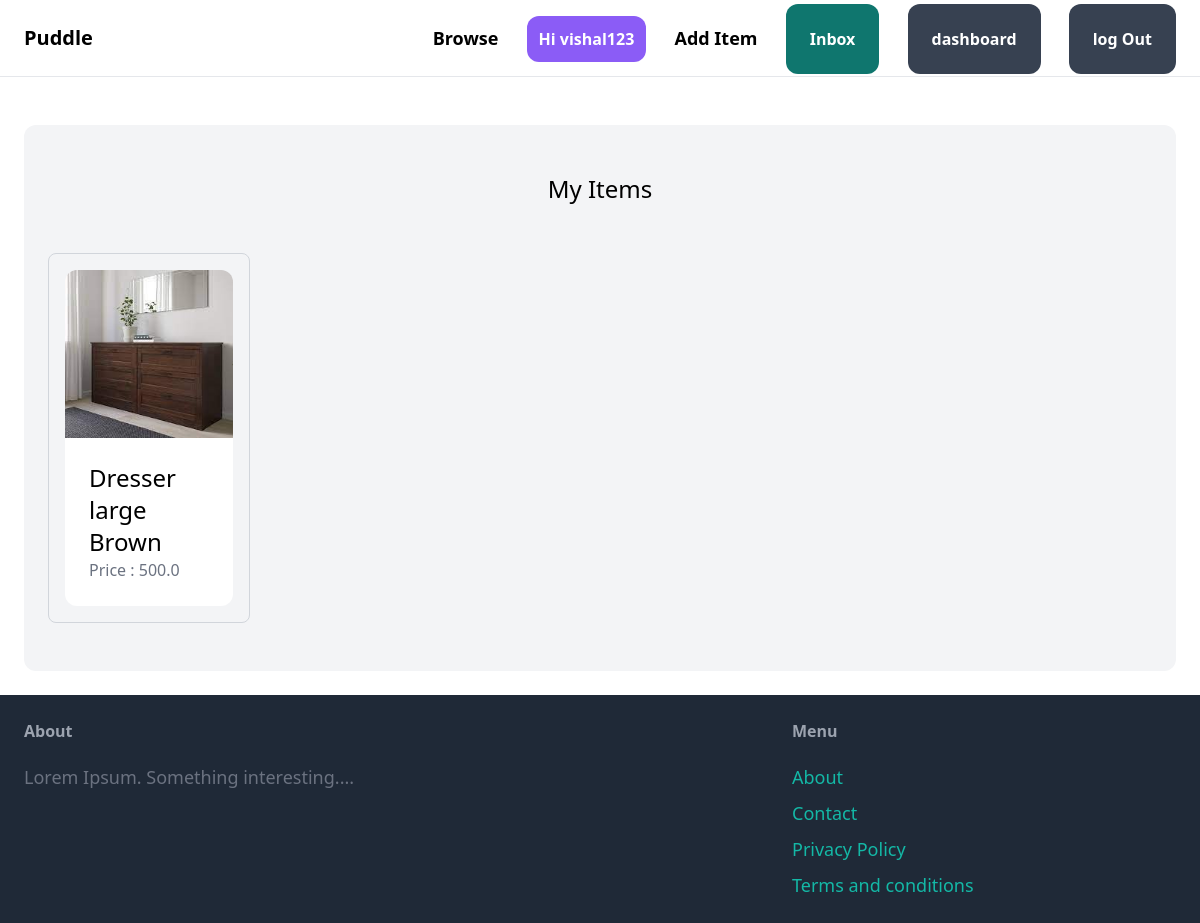
/dashboard/ (signed in), run on an earlier commit of the app's database.
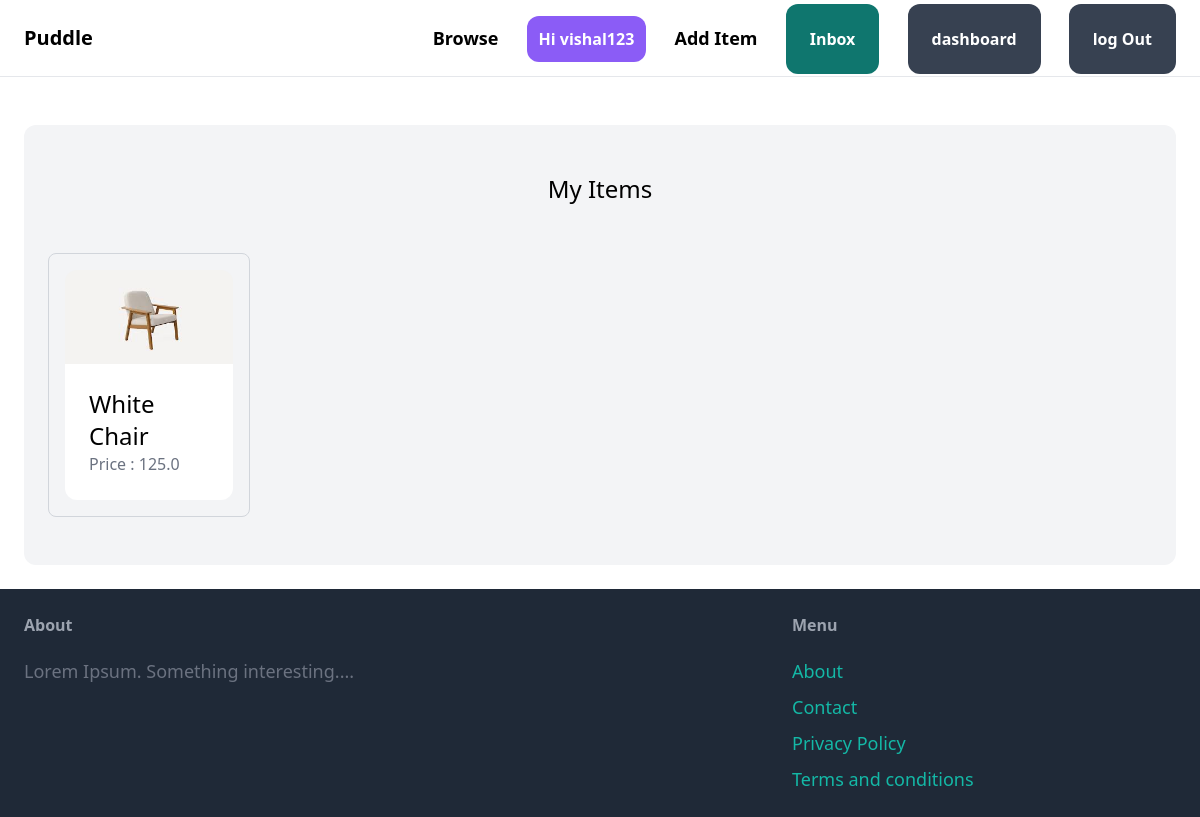
And on a later commit of the database.
### item/models.py (models this page shows, shortened)
class Item(models.Model):
    category = models.ForeignKey(Category, related_name='items', on_delete=models.CASCADE)
    name = models.CharField(max_length=255)
    description = models.TextField(blank=True, null= True)
    price = models.FloatField()
    image =models.ImageField(upload_to='item_images', null=True, blank=True)
    is_sold = models.BooleanField(default=False)
    created_at = models.DateTimeField(auto_now_add=True)
    created_by = models.ForeignKey(User, related_name='items', on_delete=models.CASCADE)
    class Meta:
        ordering = ('name',)

### dashboard/views.py (the view)
# urls.py: path('', views.index, name='index'),
@login_required
def index(request):
    items = Item.objects.filter(created_by=request.user)
    return render(request, 'dashboard/index.html', {
        'items': items,
    })

### dashboard/templates/dashboard/index.html (shortened to what this page needs)
{% extends 'core/base.html' %}
{% block content %}
<div class="mt-6 px-6 py-12 bg-gray-100 rounded-xl">
    <h2 class="mb-12 text-2xl text-center">My Items</h2>
    <div class="grid grid-cols-5 gap-6">
        {% for item in items %}
        <div class="border border-gray-300 rounded-lg p-4">
            <a href="{% url 'item:detail' pk=item.id %}">
                <div>
                    <img src="{{item.image.url}}" class="rounded-t-xl" alt="some image">
                </div>
                <div class="p-6 bg-white rounded-b-xl">
                    <h2 class="text-2xl">{{item.name}}</h2>
                    <p class="text-gray-500">Price : {{item.price}}</p>
                </div>
            </a>
        </div>
        {% endfor %}
    </div>
</div>
{% endblock %}

### core/templates/core/base.html (shortened to what this page needs)
<!DOCTYPE html>
<html lang="en">
<head>
    <script src="https://cdn.tailwindcss.com"></script>
</head>
<body>
    <nav class="px-6 py-6 flex justify-between items-center border-b border-gray-200">
        <a href="/" class="text-xl font-semibold">Puddle</a>
        <div class="space-x-6">
            <a href="{% url 'item:items' %}" class="text-lg font-semibold hover:text-gray-500">Browse</a>
            {% if request.user.is_authenticated %}
            <a href="#" class="px-3 py-3 font-semibold bg-violet-500 text-white rounded-xl hover: bg-teal-700"> Hi
                {{user.username}}</a>
            <a href="{% url 'item:new' %}" class="text-lg font-semibold hover:text-gray-500">Add Item</a>
            <a href="{% url 'conversation:inbox' %}"
                class="px-6 py-6 font-semibold bg-teal-500 text-white rounded-xl hover: bg-teal-700">Inbox</a>
            <a href="{% url 'dashboard:index' %}"
                class="px-6 py-6 font-semibold bg-gray-500 text-white rounded-xl hover: bg-gray-700">dashboard</a>
            <a href="{% url 'core:logout' %}"
                class="px-6 py-6 font-semibold bg-gray-500 text-white rounded-xl hover: bg-gray-700">log Out</a>
            {% else %}
            <a href="{% url 'core:signup' %}"
                class="px-6 py-6 font-semibold bg-teal-500 text-white rounded-xl hover: bg-teal-700">Sign Up</a>
            <a href="{% url 'core:login' %}"
                class="px-6 py-6 font-semibold bg-gray-500 text-white rounded-xl hover: bg-gray-700">Log in</a>
            {% endif %}
        </div>
    </nav>
    <div class="px-6 py-6">
        {% block content %}
        {% endblock %}
    </div>
    <footer class="px-6 py-6 flex justify-between bg-gray-800">
        <div class="w-2/3 pr-10">
            <h3 class="mb-5 font-semibold  text-gray-400">About</h3>
            <p class="text-lg text-gray-500">Lorem Ipsum. Something interesting....</p>
        </div>
        <div class="w-1/3">
            <h3 class="mb-5 font-semibold  text-gray-400">Menu</h3>
            <ul class="space-y-2">
                <li><a href="#" class="text-lg text-teal-500 hover:text-teal-700">About</a></li>
                <li><a href="{% url 'core:contact' %}" class="text-lg text-teal-500 hover:text-teal-700">Contact</a>
                </li>
                <li><a href="#" class="text-lg text-teal-500 hover:text-teal-700">Privacy Policy</a></li>
                <li><a href="#" class="text-lg text-teal-500 hover:text-teal-700">Terms and conditions</a></li>
            </ul>
        </div>
    </footer>
</body>
</html>

What changed in the data, as far as the page shows it:
no longer on this page (row edited): Item: image (picture), name "Dresser large Brown", price "500.0"
now on this page (row edited): Item: image (picture), name "White Chair", price "125.0"
